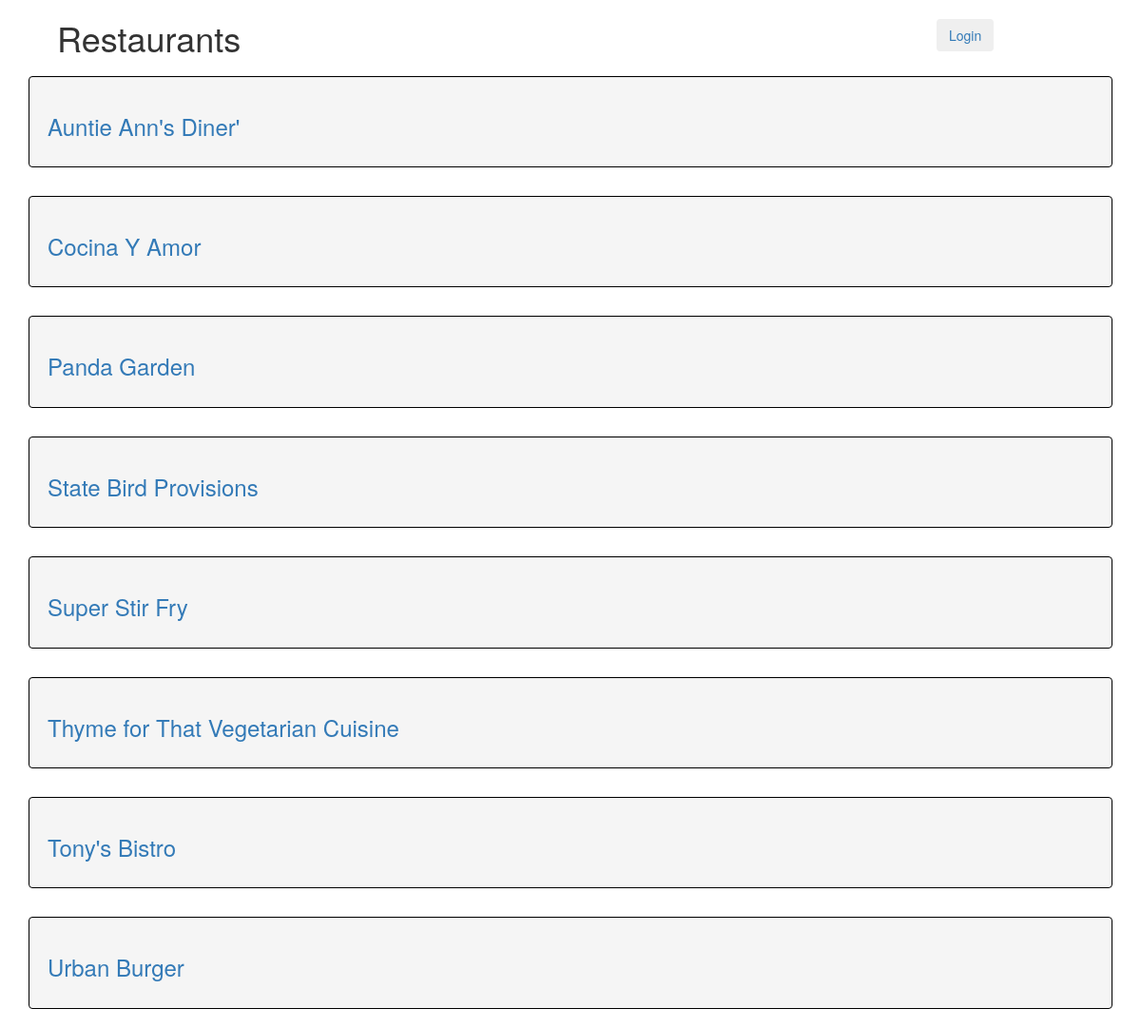
/restaurant/, run on an earlier commit of the app's database.
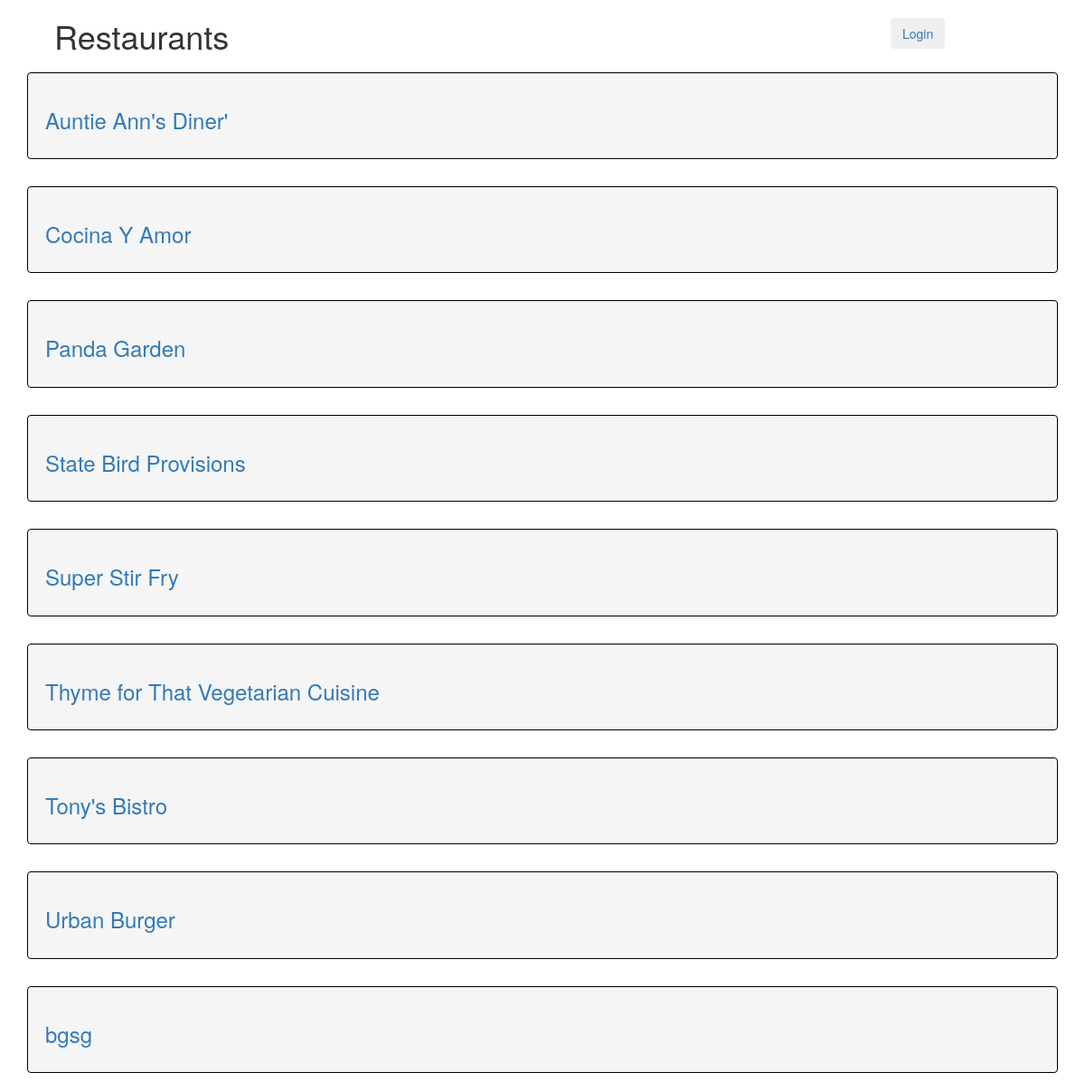
And on a later commit of the database.
### database_setup.py (models this page shows, shortened)
class Restaurant(Base):
    __tablename__ = 'restaurant'
    id = Column(Integer, primary_key=True)
    name = Column(String(250), nullable=False)
    user_id = Column(Integer, ForeignKey('user.id'))
    user = relationship(User)

### Start.py (the view, shortened to what this page needs)
@app.route('/')
@app.route('/restaurant/')
def showRestaurants():
    restaurants = session.query(Restaurant).order_by(asc(Restaurant.name))
    if 'username' not in login_session:
        return render_template('publicrestaurants.html', restaurants=restaurants)

### templates/publicrestaurants.html (shortened to what this page needs)
<!DOCTYPE html>
<html>
<head>
    <link rel="stylesheet" href="https://maxcdn.bootstrapcdn.com/bootstrap/3.3.7/css/bootstrap.min.css" >
</head>
<body>
    <div class="container">
        <top class="col-md-12">
            <div class="col-md-10" >
                <h1>Restaurants</h1>
            </div>
            <div class="col-md-2" style="margin-top: 20px;">
                <a href="{{url_for('showLogin')}}"><button type="button" class="btn btn-outline-primary">Login</button></a>
            </div>
        </top>
        {% for restaurant in restaurants %}
        <div class="col-md-12 well" style="margin-top: 10px; border-color: black;">
            <a href = "{{url_for('showMenu', restaurant_id = restaurant.id)}}"> <h3>{{restaurant.name}}</h3></a>
        </div>
        {% endfor %}
    </div>
</body>
</html>

What changed in the data, as far as the page shows it:
added Restaurant: name "bgsg"
